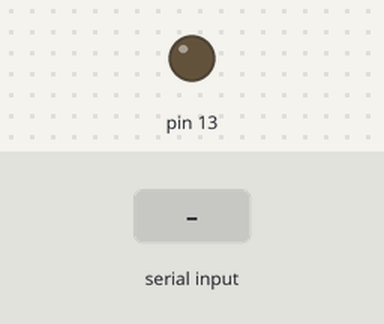
The sketch below on a simulated Arduino Uno, built with avr-gcc and run on an emulated ATmega328P. Parts: output pins drawn as LEDs (lit = HIGH). Inputs (shaded band) come from the test bench.

Above: at 1.2 s.
1.3 s: "H" received over Serial
At 1.9 s:
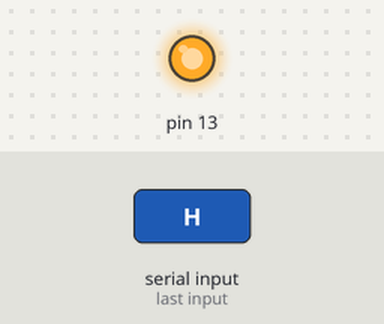
2.8 s: "1" received over Serial
At 4.2 s:
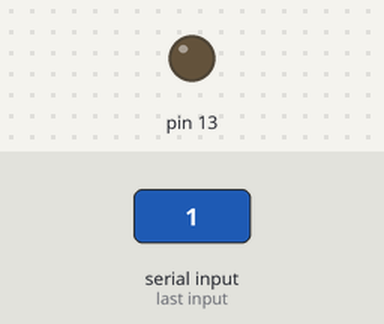
Timing chart, 0 to 5.8 s (numbered marks = the images above; inputs shaded):
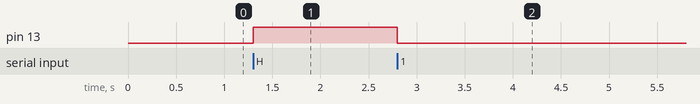

The sketch:

receive_test.ino
```cpp
int val;//受信データ用の変数を用意

void setup(){
  //シリアル通信開始
  Serial.begin(9600);
  //13ピンをデジタル出力に設定
  pinMode(13,OUTPUT);
}

void loop(){
  if(Serial.available()>0){ //データが来たら
    val=Serial.read();    //データを読み込み、valへ代入
  }
  if(val=='H'){           //valが「H」の場合
    digitalWrite(13,HIGH);//点灯
  }else{                  //valが「L」の場合
    digitalWrite(13,LOW); //消灯
  }
}
```

Measured:
- after the input at 1.3 s, pin 13: LOW → HIGH at once
- after the input at 2.8 s, pin 13: HIGH → LOW at once
